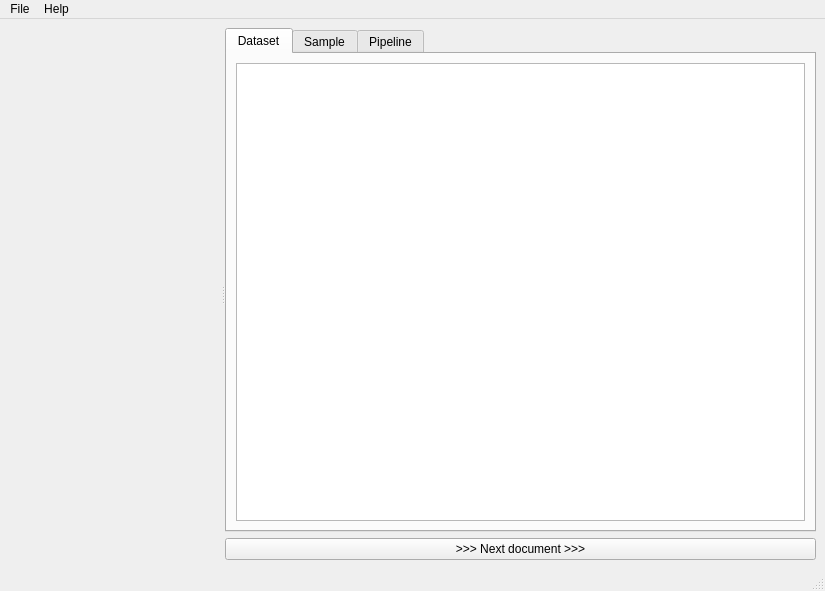
<?xml version="1.0" encoding="UTF-8"?>
<ui version="4.0">
 <class>MainWindow</class>
 <widget class="QMainWindow" name="MainWindow">
  <property name="geometry">
   <rect>
    <x>0</x>
    <y>0</y>
    <width>825</width>
    <height>591</height>
   </rect>
  </property>
  <property name="windowTitle">
   <string>benkpress2</string>
  </property>
  <widget class="QWidget" name="main_widget">
   <layout class="QHBoxLayout" name="horizontalLayout">
    <item>
     <widget class="QSplitter" name="main_splitter">
      <property name="orientation">
       <enum>Qt::Horizontal</enum>
      </property>
      <widget class="PDFView" name="pdf_view" native="true"/>
      <widget class="QWidget" name="verticalLayoutWidget">
       <layout class="QVBoxLayout" name="sidebar_layout">
        <item>
         <widget class="QTabWidget" name="tabs">
          <property name="currentIndex">
           <number>0</number>
          </property>
          <widget class="QWidget" name="dataset_tab">
           <attribute name="title">
            <string>Dataset</string>
           </attribute>
           <layout class="QVBoxLayout" name="verticalLayout_3">
            <item>
             <widget class="QTableView" name="dataset_table_view"/>
            </item>
           </layout>
          </widget>
          <widget class="QWidget" name="sample_tab">
           <attribute name="title">
            <string>Sample</string>
           </attribute>
           <layout class="QVBoxLayout" name="verticalLayout_2">
            <item>
             <widget class="QListView" name="sample_list_view"/>
            </item>
           </layout>
          </widget>
          <widget class="QWidget" name="pipeline_tab">
           <attribute name="title">
            <string>Pipeline</string>
           </attribute>
           <layout class="QVBoxLayout" name="verticalLayout_4">
            <item>
             <widget class="QPlainTextEdit" name="validation_results_view"/>
            </item>
            <item>
             <layout class="QFormLayout" name="validation_settings_layout">
              <item row="0" column="1">
               <widget class="QSpinBox" name="kfold_splits_spin_box"/>
              </item>
              <item row="0" column="0">
               <widget class="QLabel" name="kfold_label">
                <property name="text">
                 <string>K-fold splits</string>
                </property>
               </widget>
              </item>
             </layout>
            </item>
            <item>
             <widget class="QPushButton" name="refit_pipeline_button">
              <property name="text">
               <string>Refit pipeline</string>
              </property>
             </widget>
            </item>
           </layout>
          </widget>
         </widget>
        </item>
        <item>
         <widget class="QPushButton" name="next_document_button">
          <property name="text">
           <string>&gt;&gt;&gt; Next document &gt;&gt;&gt;</string>
          </property>
         </widget>
        </item>
       </layout>
      </widget>
     </widget>
    </item>
   </layout>
  </widget>
  <widget class="QMenuBar" name="menu_bar">
   <property name="geometry">
    <rect>
     <x>0</x>
     <y>0</y>
     <width>825</width>
     <height>21</height>
    </rect>
   </property>
   <widget class="QMenu" name="file_menu">
    <property name="title">
     <string>File</string>
    </property>
    <addaction name="new_session_action"/>
    <addaction name="separator"/>
    <addaction name="save_dataset_action"/>
    <addaction name="save_dataset_as_action"/>
    <addaction name="separator"/>
    <addaction name="exit_action"/>
   </widget>
   <widget class="QMenu" name="help_menu">
    <property name="title">
     <string>Help</string>
    </property>
    <addaction name="about_menu"/>
   </widget>
   <addaction name="file_menu"/>
   <addaction name="help_menu"/>
  </widget>
  <widget class="QStatusBar" name="status_bar"/>
  <action name="about_menu">
   <property name="text">
    <string>About</string>
   </property>
  </action>
  <action name="new_session_action">
   <property name="text">
    <string>New session</string>
   </property>
  </action>
  <action name="save_dataset_action">
   <property name="text">
    <string>Save dataset</string>
   </property>
  </action>
  <action name="save_dataset_as_action">
   <property name="text">
    <string>Save dataset as</string>
   </property>
  </action>
  <action name="action_import_sample">
   <property name="text">
    <string>Import sample</string>
   </property>
  </action>
  <action name="exit_action">
   <property name="text">
    <string>Exit</string>
   </property>
  </action>
  <action name="actionExport_dataset">
   <property name="text">
    <string>Export dataset</string>
   </property>
  </action>
 </widget>
 <customwidgets>
  <customwidget>
   <class>PDFView</class>
   <extends>QWidget</extends>
   <header>benkpress.widget</header>
   <container>1</container>
  </customwidget>
 </customwidgets>
 <resources/>
 <connections/>
</ui>
